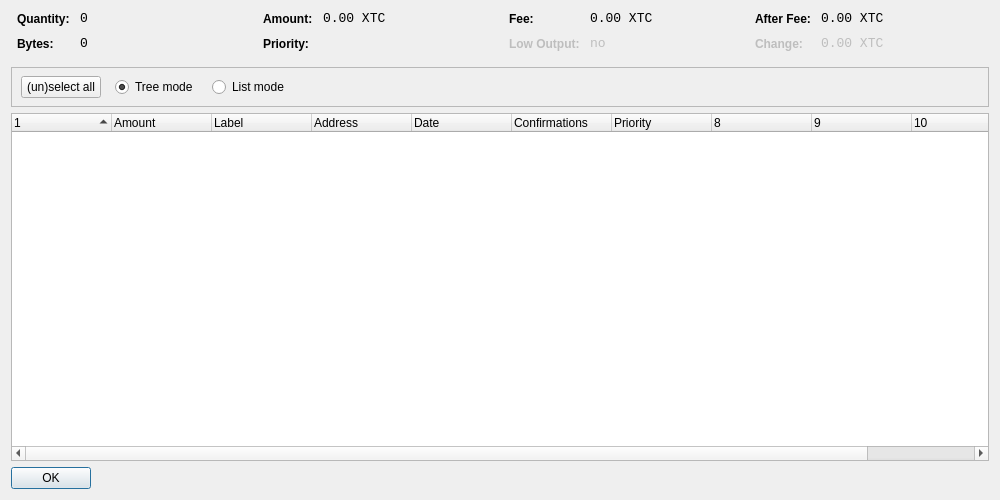
<?xml version="1.0" encoding="UTF-8"?>
<ui version="4.0">
 <class>CoinControlDialog</class>
 <widget class="QDialog" name="CoinControlDialog">
  <property name="geometry">
   <rect>
    <x>0</x>
    <y>0</y>
    <width>1000</width>
    <height>500</height>
   </rect>
  </property>
  <property name="windowTitle">
   <string>Coin Control</string>
  </property>
  <layout class="QVBoxLayout" name="verticalLayout">
   <item>
    <layout class="QHBoxLayout" name="horizontalLayoutTop" stretch="0,0,0,0">
     <property name="topMargin">
      <number>0</number>
     </property>
     <property name="bottomMargin">
      <number>10</number>
     </property>
     <item>
      <layout class="QFormLayout" name="formLayoutCoinControl1">
       <property name="horizontalSpacing">
        <number>10</number>
       </property>
       <property name="verticalSpacing">
        <number>10</number>
       </property>
       <property name="leftMargin">
        <number>6</number>
       </property>
       <property name="rightMargin">
        <number>6</number>
       </property>
       <item row="0" column="0">
        <widget class="QLabel" name="labelCoinControlQuantityText">
         <property name="styleSheet">
          <string notr="true">font-weight:bold;</string>
         </property>
         <property name="text">
          <string>Quantity:</string>
         </property>
        </widget>
       </item>
       <item row="0" column="1">
        <widget class="QLabel" name="labelCoinControlQuantity">
         <property name="font">
          <font>
           <family>Monospace</family>
           <pointsize>10</pointsize>
          </font>
         </property>
         <property name="cursor">
          <cursorShape>IBeamCursor</cursorShape>
         </property>
         <property name="contextMenuPolicy">
          <enum>Qt::ActionsContextMenu</enum>
         </property>
         <property name="text">
          <string notr="true">0</string>
         </property>
         <property name="textInteractionFlags">
          <set>Qt::LinksAccessibleByMouse|Qt::TextSelectableByKeyboard|Qt::TextSelectableByMouse</set>
         </property>
        </widget>
       </item>
       <item row="1" column="0">
        <widget class="QLabel" name="labelCoinControlBytesText">
         <property name="styleSheet">
          <string notr="true">font-weight:bold;</string>
         </property>
         <property name="text">
          <string>Bytes:</string>
         </property>
        </widget>
       </item>
       <item row="1" column="1">
        <widget class="QLabel" name="labelCoinControlBytes">
         <property name="font">
          <font>
           <family>Monospace</family>
           <pointsize>10</pointsize>
          </font>
         </property>
         <property name="cursor">
          <cursorShape>IBeamCursor</cursorShape>
         </property>
         <property name="contextMenuPolicy">
          <enum>Qt::ActionsContextMenu</enum>
         </property>
         <property name="text">
          <string notr="true">0</string>
         </property>
         <property name="textInteractionFlags">
          <set>Qt::LinksAccessibleByMouse|Qt::TextSelectableByKeyboard|Qt::TextSelectableByMouse</set>
         </property>
        </widget>
       </item>
      </layout>
     </item>
     <item>
      <layout class="QFormLayout" name="formLayoutCoinControl2">
       <property name="horizontalSpacing">
        <number>10</number>
       </property>
       <property name="verticalSpacing">
        <number>10</number>
       </property>
       <property name="leftMargin">
        <number>6</number>
       </property>
       <property name="rightMargin">
        <number>6</number>
       </property>
       <item row="0" column="0">
        <widget class="QLabel" name="labelCoinControlAmountText">
         <property name="styleSheet">
          <string notr="true">font-weight:bold;</string>
         </property>
         <property name="text">
          <string>Amount:</string>
         </property>
        </widget>
       </item>
       <item row="0" column="1">
        <widget class="QLabel" name="labelCoinControlAmount">
         <property name="font">
          <font>
           <family>Monospace</family>
           <pointsize>10</pointsize>
          </font>
         </property>
         <property name="cursor">
          <cursorShape>IBeamCursor</cursorShape>
         </property>
         <property name="contextMenuPolicy">
          <enum>Qt::ActionsContextMenu</enum>
         </property>
         <property name="text">
          <string notr="true">0.00 XTC</string>
         </property>
         <property name="textInteractionFlags">
          <set>Qt::LinksAccessibleByMouse|Qt::TextSelectableByKeyboard|Qt::TextSelectableByMouse</set>
         </property>
        </widget>
       </item>
       <item row="1" column="0">
        <widget class="QLabel" name="labelCoinControlPriorityText">
         <property name="styleSheet">
          <string notr="true">font-weight:bold;</string>
         </property>
         <property name="text">
          <string>Priority:</string>
         </property>
        </widget>
       </item>
       <item row="1" column="1">
        <widget class="QLabel" name="labelCoinControlPriority">
         <property name="font">
          <font>
           <family>Monospace</family>
           <pointsize>10</pointsize>
          </font>
         </property>
         <property name="cursor">
          <cursorShape>IBeamCursor</cursorShape>
         </property>
         <property name="contextMenuPolicy">
          <enum>Qt::ActionsContextMenu</enum>
         </property>
         <property name="text">
          <string/>
         </property>
         <property name="textInteractionFlags">
          <set>Qt::LinksAccessibleByMouse|Qt::TextSelectableByKeyboard|Qt::TextSelectableByMouse</set>
         </property>
        </widget>
       </item>
      </layout>
     </item>
     <item>
      <layout class="QFormLayout" name="formLayoutCoinControl3">
       <property name="horizontalSpacing">
        <number>10</number>
       </property>
       <property name="verticalSpacing">
        <number>10</number>
       </property>
       <property name="leftMargin">
        <number>6</number>
       </property>
       <property name="rightMargin">
        <number>6</number>
       </property>
       <item row="0" column="0">
        <widget class="QLabel" name="labelCoinControlFeeText">
         <property name="styleSheet">
          <string notr="true">font-weight:bold;</string>
         </property>
         <property name="text">
          <string>Fee:</string>
         </property>
        </widget>
       </item>
       <item row="0" column="1">
        <widget class="QLabel" name="labelCoinControlFee">
         <property name="font">
          <font>
           <family>Monospace</family>
           <pointsize>10</pointsize>
          </font>
         </property>
         <property name="cursor">
          <cursorShape>IBeamCursor</cursorShape>
         </property>
         <property name="contextMenuPolicy">
          <enum>Qt::ActionsContextMenu</enum>
         </property>
         <property name="text">
          <string notr="true">0.00 XTC</string>
         </property>
         <property name="textInteractionFlags">
          <set>Qt::LinksAccessibleByMouse|Qt::TextSelectableByKeyboard|Qt::TextSelectableByMouse</set>
         </property>
        </widget>
       </item>
       <item row="1" column="0">
        <widget class="QLabel" name="labelCoinControlLowOutputText">
         <property name="enabled">
          <bool>false</bool>
         </property>
         <property name="styleSheet">
          <string notr="true">font-weight:bold;</string>
         </property>
         <property name="text">
          <string>Low Output:</string>
         </property>
        </widget>
       </item>
       <item row="1" column="1">
        <widget class="QLabel" name="labelCoinControlLowOutput">
         <property name="enabled">
          <bool>false</bool>
         </property>
         <property name="font">
          <font>
           <family>Monospace</family>
           <pointsize>10</pointsize>
          </font>
         </property>
         <property name="cursor">
          <cursorShape>IBeamCursor</cursorShape>
         </property>
         <property name="contextMenuPolicy">
          <enum>Qt::ActionsContextMenu</enum>
         </property>
         <property name="text">
          <string notr="true">no</string>
         </property>
         <property name="textInteractionFlags">
          <set>Qt::LinksAccessibleByMouse|Qt::TextSelectableByKeyboard|Qt::TextSelectableByMouse</set>
         </property>
        </widget>
       </item>
      </layout>
     </item>
     <item>
      <layout class="QFormLayout" name="formLayoutCoinControl4">
       <property name="horizontalSpacing">
        <number>10</number>
       </property>
       <property name="verticalSpacing">
        <number>10</number>
       </property>
       <property name="leftMargin">
        <number>6</number>
       </property>
       <property name="rightMargin">
        <number>6</number>
       </property>
       <item row="0" column="0">
        <widget class="QLabel" name="labelCoinControlAfterFeeText">
         <property name="styleSheet">
          <string notr="true">font-weight:bold;</string>
         </property>
         <property name="text">
          <string>After Fee:</string>
         </property>
        </widget>
       </item>
       <item row="0" column="1">
        <widget class="QLabel" name="labelCoinControlAfterFee">
         <property name="font">
          <font>
           <family>Monospace</family>
           <pointsize>10</pointsize>
          </font>
         </property>
         <property name="cursor">
          <cursorShape>IBeamCursor</cursorShape>
         </property>
         <property name="contextMenuPolicy">
          <enum>Qt::ActionsContextMenu</enum>
         </property>
         <property name="text">
          <string notr="true">0.00 XTC</string>
         </property>
         <property name="textInteractionFlags">
          <set>Qt::LinksAccessibleByMouse|Qt::TextSelectableByKeyboard|Qt::TextSelectableByMouse</set>
         </property>
        </widget>
       </item>
       <item row="1" column="0">
        <widget class="QLabel" name="labelCoinControlChangeText">
         <property name="enabled">
          <bool>false</bool>
         </property>
         <property name="styleSheet">
          <string notr="true">font-weight:bold;</string>
         </property>
         <property name="text">
          <string>Change:</string>
         </property>
        </widget>
       </item>
       <item row="1" column="1">
        <widget class="QLabel" name="labelCoinControlChange">
         <property name="enabled">
          <bool>false</bool>
         </property>
         <property name="font">
          <font>
           <family>Monospace</family>
           <pointsize>10</pointsize>
          </font>
         </property>
         <property name="cursor">
          <cursorShape>IBeamCursor</cursorShape>
         </property>
         <property name="contextMenuPolicy">
          <enum>Qt::ActionsContextMenu</enum>
         </property>
         <property name="text">
          <string notr="true">0.00 XTC</string>
         </property>
         <property name="textInteractionFlags">
          <set>Qt::LinksAccessibleByMouse|Qt::TextSelectableByKeyboard|Qt::TextSelectableByMouse</set>
         </property>
        </widget>
       </item>
      </layout>
     </item>
    </layout>
   </item>
   <item>
    <widget class="QFrame" name="frame">
     <property name="minimumSize">
      <size>
       <width>0</width>
       <height>40</height>
      </size>
     </property>
     <property name="frameShape">
      <enum>QFrame::StyledPanel</enum>
     </property>
     <property name="frameShadow">
      <enum>QFrame::Sunken</enum>
     </property>
     <widget class="QWidget" name="horizontalLayoutWidget">
      <property name="geometry">
       <rect>
        <x>10</x>
        <y>0</y>
        <width>781</width>
        <height>41</height>
       </rect>
      </property>
      <layout class="QHBoxLayout" name="horizontalLayoutPanel" stretch="0,0,0,0,0">
       <property name="spacing">
        <number>14</number>
       </property>
       <item>
        <widget class="QPushButton" name="pushButtonSelectAll">
         <property name="sizePolicy">
          <sizepolicy hsizetype="Maximum" vsizetype="Fixed">
           <horstretch>0</horstretch>
           <verstretch>0</verstretch>
          </sizepolicy>
         </property>
         <property name="text">
          <string>(un)select all</string>
         </property>
        </widget>
       </item>
       <item>
        <widget class="QRadioButton" name="radioTreeMode">
         <property name="sizePolicy">
          <sizepolicy hsizetype="Maximum" vsizetype="Fixed">
           <horstretch>0</horstretch>
           <verstretch>0</verstretch>
          </sizepolicy>
         </property>
         <property name="text">
          <string>Tree mode</string>
         </property>
         <property name="checked">
          <bool>true</bool>
         </property>
        </widget>
       </item>
       <item>
        <widget class="QRadioButton" name="radioListMode">
         <property name="sizePolicy">
          <sizepolicy hsizetype="Maximum" vsizetype="Fixed">
           <horstretch>0</horstretch>
           <verstretch>0</verstretch>
          </sizepolicy>
         </property>
         <property name="text">
          <string>List mode</string>
         </property>
        </widget>
       </item>
       <item>
        <spacer name="horizontalSpacer">
         <property name="orientation">
          <enum>Qt::Horizontal</enum>
         </property>
         <property name="sizeHint" stdset="0">
          <size>
           <width>40</width>
           <height>20</height>
          </size>
         </property>
        </spacer>
       </item>
      </layout>
     </widget>
    </widget>
   </item>
   <item>
    <widget class="CoinControlTreeWidget" name="treeWidget">
     <property name="contextMenuPolicy">
      <enum>Qt::CustomContextMenu</enum>
     </property>
     <property name="sortingEnabled">
      <bool>false</bool>
     </property>
     <property name="columnCount">
      <number>11</number>
     </property>
     <attribute name="headerShowSortIndicator" stdset="0">
      <bool>true</bool>
     </attribute>
     <attribute name="headerStretchLastSection">
      <bool>false</bool>
     </attribute>
     <column>
      <property name="text">
       <string/>
      </property>
     </column>
     <column>
      <property name="text">
       <string>Amount</string>
      </property>
     </column>
     <column>
      <property name="text">
       <string>Label</string>
      </property>
     </column>
     <column>
      <property name="text">
       <string>Address</string>
      </property>
     </column>
     <column>
      <property name="text">
       <string>Date</string>
      </property>
     </column>
     <column>
      <property name="text">
       <string>Confirmations</string>
      </property>
      <property name="toolTip">
       <string>Confirmed</string>
      </property>
     </column>
     <column>
      <property name="text">
       <string>Priority</string>
      </property>
     </column>
     <column>
      <property name="text">
       <string/>
      </property>
     </column>
     <column>
      <property name="text">
       <string/>
      </property>
     </column>
     <column>
      <property name="text">
       <string/>
      </property>
     </column>
     <column>
      <property name="text">
       <string/>
      </property>
     </column>
    </widget>
   </item>
   <item>
    <widget class="QDialogButtonBox" name="buttonBox">
     <property name="sizePolicy">
      <sizepolicy hsizetype="Maximum" vsizetype="Fixed">
       <horstretch>0</horstretch>
       <verstretch>0</verstretch>
      </sizepolicy>
     </property>
     <property name="orientation">
      <enum>Qt::Horizontal</enum>
     </property>
     <property name="standardButtons">
      <set>QDialogButtonBox::Ok</set>
     </property>
    </widget>
   </item>
  </layout>
 </widget>
 <customwidgets>
  <customwidget>
   <class>CoinControlTreeWidget</class>
   <extends>QTreeWidget</extends>
   <header>coincontroltreewidget.h</header>
  </customwidget>
 </customwidgets>
 <resources/>
 <connections/>
</ui>
